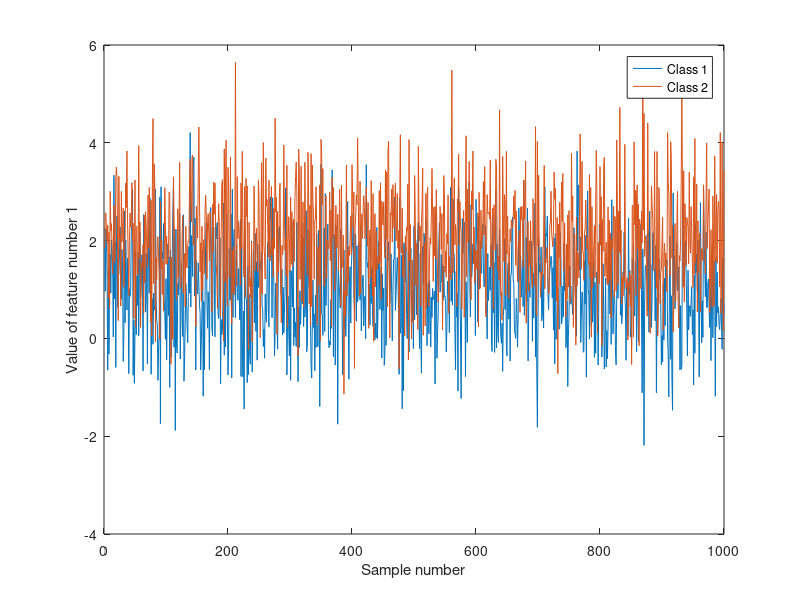

Write the MATLAB code that produced this figure. (Note: this script raises an error after producing the figure.)
% Usage example for blrClassifier class
% The .blrClassifier folder must be in the MATLAB path

% Let's make a fake dataset
% we want to have 100 feature with a class specific average
numOfFeatures = 100;
numOfClass1Samples = 1000;
numOfClass2Samples = 1000;

% Prepare simulated data for the two classes
class1Average = 1;
class2Average = 2;
class1Data = class1Average + ones(numOfClass1Samples, numOfFeatures) .* randn(numOfClass1Samples, numOfFeatures);
class2Data = class2Average + ones(numOfClass1Samples, numOfFeatures) .* randn(numOfClass2Samples, numOfFeatures);

% Prepare labels for the two classes
class1Label = -1;
class2Label = +1;
class1Target = class1Label * ones(numOfClass1Samples, 1);
class2Target = class2Label * ones(numOfClass2Samples, 1);

% Visulizing first feature of train data
figure
plot([class1Data(:, 1) class2Data(:, 1)])
xlabel('Sample number');
ylabel('Value of feature number 1');
legend('Class 1', 'Class 2');

% Now let's creat a blrClassifier object
settings = struct(); % We want every setting to be set as diffault so settings will be an empty struct
blrClassifierObject = blrClassifier(settings);

% Now lets traing the classifier
trainData = [class1Data; class2Data]; % Vertically Concatenate the train data of the two classes
trainTarget = [class1Target; class2Target]; % Vertically Concatenate the target labels data of the two classes
blrClassifierObject.train(trainData, trainTarget);


% Now let's create some test data and classify them with the classifier
testDataAverages = [2; 2; 2; 1; 1; 1; 3; 4; 5; 0; -1; -2];
testData = repmat(testDataAverages, 1, numOfFeatures)  + ones(length(testDataAverages), numOfFeatures) .* randn(length(testDataAverages), numOfFeatures);
probabilities = blrClassifierObject.classify(testData);

% probabilities =
% 
%          0    1.0000
%          0    1.0000
%          0    1.0000
%     1.0000         0
%     1.0000    0.0000
%     1.0000         0
%     0.5000    0.5000
%     0.5000    0.5000
%     0.5000    0.5000
%     0.5000    0.5000
%     0.5000    0.5000
%     0.5000    0.5000
